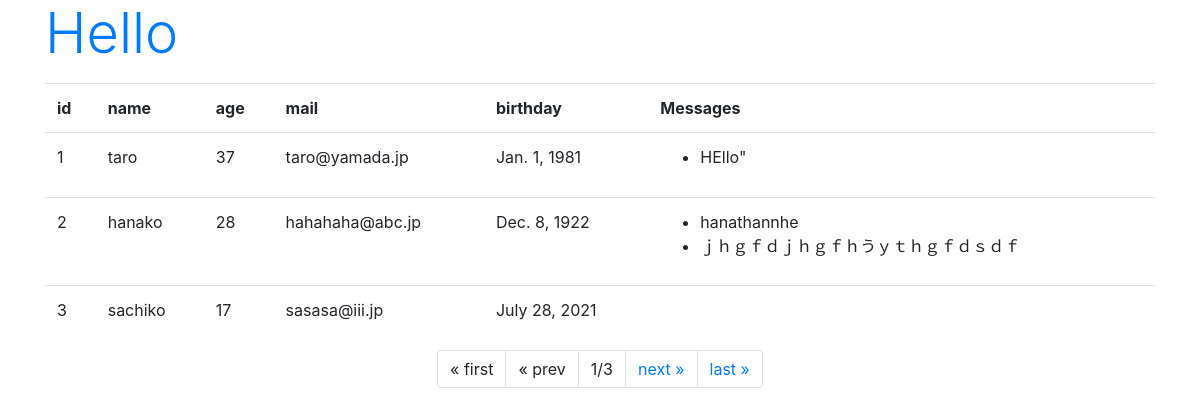
/hello/, run on the app's committed database.
### hello/models.py (models this page shows, shortened)
class Friend(models.Model):
    name = models.CharField(max_length=100, \
        validators=[number_only])
    mail = models.EmailField(max_length=200)
    gender = models.BooleanField()
    age = models.IntegerField()
    birthday = models.DateField()

class Message(models.Model):
    friend = models.ForeignKey(Friend, on_delete=models.CASCADE)
    title = models.CharField(max_length=100)
    content = models.CharField(max_length=300)
    pub_date = models.DateTimeField(auto_now_add=True)
    class Meta:
        ordering = ('pub_date',)

### hello/views.py (the view)
# urls.py: path('', views.index, name='index'),
def index(request, num=1):
    data = Friend.objects.all()
    page = Paginator(data, 3)
    params = {
        'title': 'Hello',
        'message':'',
        'data': page.get_page(num),
    }
    return render(request, 'hello/index.html', params)

### hello/templates/hello/index.html (shortened to what this page needs)
{% load static %}
<!doctype html>
<html lang="ja">
<head>
    <link rel="stylesheet"
    href="https://stackpath.bootstrapcdn.com/bootstrap/4.3.1/css/bootstrap.min.css"
>
</head>
<body class="container">
    <h1 class="display-4 text-primary">
        {{title}}</h1>
    <table class="table">
        <tr>
            <th>id</th>
            <th>name</th>
            <th>age</th>
            <th>mail</th>
            <th>birthday</th>
            <th>Messages</th>
        </tr>
    {% for item in data %}
        <tr>
            <td>{{item.id}}</td>
            <td>{{item.name}}</td>
            <td>{{item.age}}</td>
            <td>{{item.mail}}</td>
            <td>{{item.birthday}}</td>
            <td><ul>
                {% for ob in item.message_set.all %}
                    <li>{{ob.title}}</li>
                {% endfor %}
                </ul></td>
            <tr>
    {% endfor %}
    </table>
    <ul class="pagination justify-content-center">
        {% if data.has_previous %}
        <li class="page-item">
            <a class="page-link" href="{% url 'index' %}">
                &laquo; first</a>
        </li>
        <li class="page-item">
            <a class="page-link"
            href="{% url 'index' %}{{data.previous_page_number}}">
                &laquo; prev</a>
        </li>
        {% else %}
        <li class="page-item">
            <a class="page-link">&laquo; first</a>
        </li>
        <li class="page-item">
            <a class="page-link">&laquo; prev</a>
        </li>
        {% endif %}
        <li class="page-item">
            <a class="page-link">
            {{data.number}}/{{data.paginator.num_pages}}</a>
        </li>
        {% if data.has_next %}
        <li class="page-item">
            <a class="page-link"
            href="{% url 'index' %}{{data.next_page_number }}">
                next &raquo;</a>
        </li>
        <li class="page-item">
            <a class="page-link"
            href="{% url 'index' %}{{data.paginator.num_pages}}">
                last &raquo;</a>
        </li>
        {% endif %}
    </ul>
</body>
</html>

### data on the page
Friend: id "1", name "taro", age "37", mail "taro@yamada.jp", birthday "Jan. 1, 1981"
Message: title "HEllo\""
Friend: id "2", name "hanako", age "28", mail "hahahaha@abc.jp", birthday "Dec. 8, 1922"
Message: title "hanathannhe"
Message: title "ｊｈｇｆｄｊｈｇｆｈうｙｔｈｇｆｄｓｄｆ"
Friend: id "3", name "sachiko", age "17", mail "sasasa@iii.jp", birthday "July 28, 2021"

### other printed values
{{ title }} "Hello"
{{ data.number }} "1"
{{ data.paginator.num_pages }} "3"
